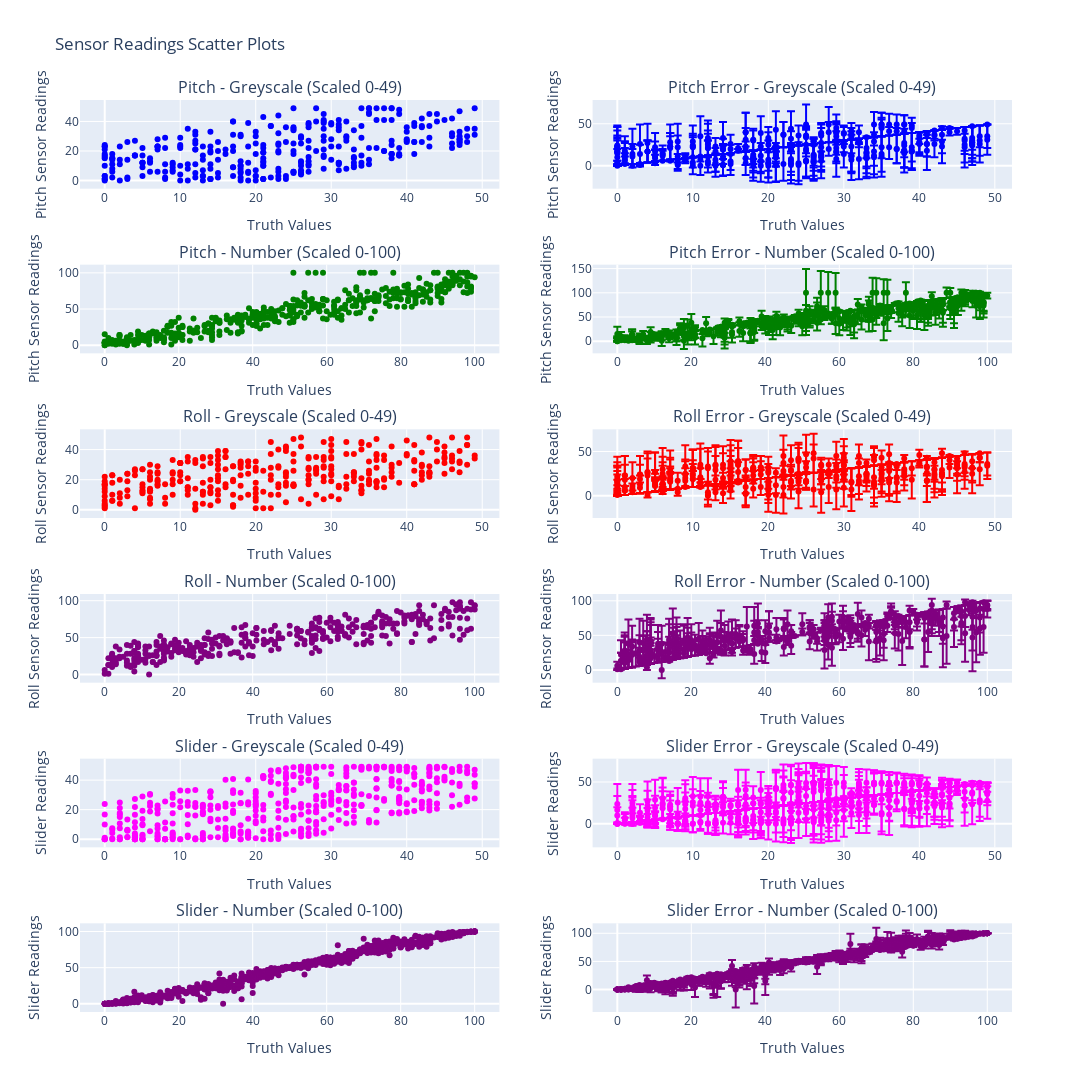

Here is the notebook cell this chart was saved with:
### Code cell
calibration_threshold = 2
g_pitch_greyscale_df = df[(df["experiment_type"] == "gesture_pitch_greyscale") & (df["calibration"] >= calibration_threshold)]
g_pitch_number_df = df[(df["experiment_type"] == "gesture_pitch_number") & (df["calibration"] >= calibration_threshold)]
g_roll_greyscale_df = df[(df["experiment_type"] == "gesture_roll_greyscale") & (df["calibration"] >= calibration_threshold)]
g_roll_number_df = df[(df["experiment_type"] == "gesture_roll_number") & (df["calibration"] >= calibration_threshold)]
g_slider_greyscale_df = df[(df["experiment_type"] == "slider_greyscale")]
g_slider_number_df = df[(df["experiment_type"] == "slider_number")]

fig = sp.make_subplots(rows=6, cols=2, subplot_titles=(
    'Pitch - Greyscale (Scaled 0-49)',
    'Pitch Error - Greyscale (Scaled 0-49)',
    'Pitch - Number (Scaled 0-100)',
    'Pitch Error - Number (Scaled 0-100)',
    'Roll - Greyscale (Scaled 0-49)',
    'Roll Error - Greyscale (Scaled 0-49)',
    'Roll - Number (Scaled 0-100)',
    'Roll Error - Number (Scaled 0-100)',
    'Slider - Greyscale (Scaled 0-49)',
    'Slider Error - Greyscale (Scaled 0-49)',
    'Slider - Number (Scaled 0-100)',
    'Slider Error - Number (Scaled 0-100)'
))

fig.add_trace(px.scatter(g_pitch_greyscale_df, x="truth", y="pitch_truth", color_discrete_sequence=['blue']).data[0], row=1, col=1)
fig.add_trace(px.scatter(g_pitch_greyscale_df, x="truth", y="pitch_truth", error_y="pitch_truth_diff", color_discrete_sequence=['blue']).data[0], row=1, col=2)
fig.add_trace(px.scatter(g_pitch_number_df, x="truth", y="pitch_truth", color_discrete_sequence=['green']).data[0], row=2, col=1)
fig.add_trace(px.scatter(g_pitch_number_df, x="truth", y="pitch_truth", error_y="pitch_truth_diff", color_discrete_sequence=['green']).data[0], row=2, col=2)
fig.add_trace(px.scatter(g_roll_greyscale_df, x="truth", y="roll_truth", color_discrete_sequence=['red']).data[0], row=3, col=1)
fig.add_trace(px.scatter(g_roll_greyscale_df, x="truth", y="roll_truth", error_y="roll_truth_diff", color_discrete_sequence=['red']).data[0], row=3, col=2)
fig.add_trace(px.scatter(g_roll_number_df, x="truth", y="roll_truth", color_discrete_sequence=['purple']).data[0], row=4, col=1)
fig.add_trace(px.scatter(g_roll_number_df, x="truth", y="roll_truth", error_y="roll_truth_diff", color_discrete_sequence=['purple']).data[0], row=4, col=2)
fig.add_trace(px.scatter(g_slider_greyscale_df, x="truth", y="value", color_discrete_sequence=['magenta']).data[0], row=5, col=1)
fig.add_trace(px.scatter(g_slider_greyscale_df, x="truth", y="value", error_y="slider_diff", color_discrete_sequence=['magenta']).data[0], row=5, col=2)
fig.add_trace(px.scatter(g_slider_number_df, x="truth", y="value", color_discrete_sequence=['purple']).data[0], row=6, col=1)
fig.add_trace(px.scatter(g_slider_number_df, x="truth", y="value", error_y="slider_diff", color_discrete_sequence=['purple']).data[0], row=6, col=2)

fig.update_layout(height=2000, width=1600, title_text="Sensor Readings Scatter Plots")
fig.update_xaxes(title_text="Truth Values")
fig.update_yaxes(title_text="Sensor Readings")

fig['layout']['yaxis1'].update(title='Pitch Sensor Readings')
fig['layout']['yaxis2'].update(title='Pitch Sensor Readings')
fig['layout']['yaxis3'].update(title='Pitch Sensor Readings')
fig['layout']['yaxis4'].update(title='Pitch Sensor Readings')
fig['layout']['yaxis5'].update(title='Roll Sensor Readings')
fig['layout']['yaxis6'].update(title='Roll Sensor Readings')
fig['layout']['yaxis7'].update(title='Roll Sensor Readings')
fig['layout']['yaxis8'].update(title='Roll Sensor Readings')
fig['layout']['yaxis9'].update(title='Slider Readings')
fig['layout']['yaxis10'].update(title='Slider Readings')
fig['layout']['yaxis11'].update(title='Slider Readings')
fig['layout']['yaxis12'].update(title='Slider Readings')

fig.show()

### Figure 1 — Plotly figure (JSON) as saved in the notebook; plotly's stock layout.template omitted (floating-point values rounded to 4 significant figures; data arrays with more than 128 entries replaced by an {"elided": "..."} marker saying what was removed)
{"data": [{"hovertemplate": "truth=%{x}<br>pitch_truth=%{y}<extra></extra>", "legendgroup": "", "marker": {"color": "blue", "symbol": "circle"}, "mode": "markers", "name": "", "orientation": "v", "showlegend": false, "type": "scatter", "x": {"elided": "313 int values"}, "xaxis": "x", "y": {"elided": "313 int values"}, "yaxis": "y"}, {"error_y": {"array": {"elided": "313 int values"}}, "hovertemplate": "truth=%{x}<br>pitch_truth=%{y}<extra></extra>", "legendgroup": "", "marker": {"color": "blue", "symbol": "circle"}, "mode": "markers", "name": "", "orientation": "v", "showlegend": false, "type": "scatter", "x": {"elided": "313 int values"}, "xaxis": "x2", "y": {"elided": "313 int values"}, "yaxis": "y2"}, {"hovertemplate": "truth=%{x}<br>pitch_truth=%{y}<extra></extra>", "legendgroup": "", "marker": {"color": "green", "symbol": "circle"}, "mode": "markers", "name": "", "orientation": "v", "showlegend": false, "type": "scatter", "x": {"elided": "429 int values"}, "xaxis": "x3", "y": {"elided": "429 int values"}, "yaxis": "y3"}, {"error_y": {"array": {"elided": "429 int values"}}, "hovertemplate": "truth=%{x}<br>pitch_truth=%{y}<extra></extra>", "legendgroup": "", "marker": {"color": "green", "symbol": "circle"}, "mode": "markers", "name": "", "orientation": "v", "showlegend": false, "type": "scatter", "x": {"elided": "429 int values"}, "xaxis": "x4", "y": {"elided": "429 int values"}, "yaxis": "y4"}, {"hovertemplate": "truth=%{x}<br>roll_truth=%{y}<extra></extra>", "legendgroup": "", "marker": {"color": "red", "symbol": "circle"}, "mode": "markers", "name": "", "orientation": "v", "showlegend": false, "type": "scatter", "x": {"elided": "318 int values"}, "xaxis": "x5", "y": {"elided": "318 int values"}, "yaxis": "y5"}, {"error_y": {"array": {"elided": "318 int values"}}, "hovertemplate": "truth=%{x}<br>roll_truth=%{y}<extra></extra>", "legendgroup": "", "marker": {"color": "red", "symbol": "circle"}, "mode": "markers", "name": "", "orientation": "v", "showlegend": false, "type": "scatter", "x": {"elided": "318 int values"}, "xaxis": "x6", "y": {"elided": "318 int values"}, "yaxis": "y6"}, {"hovertemplate": "truth=%{x}<br>roll_truth=%{y}<extra></extra>", "legendgroup": "", "marker": {"color": "purple", "symbol": "circle"}, "mode": "markers", "name": "", "orientation": "v", "showlegend": false, "type": "scatter", "x": {"elided": "365 int values"}, "xaxis": "x7", "y": {"elided": "365 int values"}, "yaxis": "y7"}, {"error_y": {"array": {"elided": "365 int values"}}, "hovertemplate": "truth=%{x}<br>roll_truth=%{y}<extra></extra>", "legendgroup": "", "marker": {"color": "purple", "symbol": "circle"}, "mode": "markers", "name": "", "orientation": "v", "showlegend": false, "type": "scatter", "x": {"elided": "365 int values"}, "xaxis": "x8", "y": {"elided": "365 int values"}, "yaxis": "y8"}, {"hovertemplate": "truth=%{x}<br>value=%{y}<extra></extra>", "legendgroup": "", "marker": {"color": "magenta", "symbol": "circle"}, "mode": "markers", "name": "", "orientation": "v", "showlegend": false, "type": "scatter", "x": {"elided": "463 int values"}, "xaxis": "x9", "y": {"elided": "463 float values"}, "yaxis": "y9"}, {"error_y": {"array": {"elided": "463 float values"}}, "hovertemplate": "truth=%{x}<br>value=%{y}<extra></extra>", "legendgroup": "", "marker": {"color": "magenta", "symbol": "circle"}, "mode": "markers", "name": "", "orientation": "v", "showlegend": false, "type": "scatter", "x": {"elided": "463 int values"}, "xaxis": "x10", "y": {"elided": "463 float values"}, "yaxis": "y10"}, {"hovertemplate": "truth=%{x}<br>value=%{y}<extra></extra>", "legendgroup": "", "marker": {"color": "purple", "symbol": "circle"}, "mode": "markers", "name": "", "orientation": "v", "showlegend": false, "type": "scatter", "x": {"elided": "658 int values"}, "xaxis": "x11", "y": {"elided": "658 float values"}, "yaxis": "y11"}, {"error_y": {"array": {"elided": "658 float values"}}, "hovertemplate": "truth=%{x}<br>value=%{y}<extra></extra>", "legendgroup": "", "marker": {"color": "purple", "symbol": "circle"}, "mode": "markers", "name": "", "orientation": "v", "showlegend": false, "type": "scatter", "x": {"elided": "658 int values"}, "xaxis": "x12", "y": {"elided": "658 float values"}, "yaxis": "y12"}], "layout": {"annotations": [{"font": {"size": 16}, "showarrow": false, "text": "Pitch - Greyscale (Scaled 0-49)", "x": 0.225, "xanchor": "center", "xref": "paper", "y": 1.0, "yanchor": "bottom", "yref": "paper"}, {"font": {"size": 16}, "showarrow": false, "text": "Pitch Error - Greyscale (Scaled 0-49)", "x": 0.775, "xanchor": "center", "xref": "paper", "y": 1.0, "yanchor": "bottom", "yref": "paper"}, {"font": {"size": 16}, "showarrow": false, "text": "Pitch - Number (Scaled 0-100)", "x": 0.225, "xanchor": "center", "xref": "paper", "y": 0.8194, "yanchor": "bottom", "yref": "paper"}, {"font": {"size": 16}, "showarrow": false, "text": "Pitch Error - Number (Scaled 0-100)", "x": 0.775, "xanchor": "center", "xref": "paper", "y": 0.8194, "yanchor": "bottom", "yref": "paper"}, {"font": {"size": 16}, "showarrow": false, "text": "Roll - Greyscale (Scaled 0-49)", "x": 0.225, "xanchor": "center", "xref": "paper", "y": 0.6389, "yanchor": "bottom", "yref": "paper"}, {"font": {"size": 16}, "showarrow": false, "text": "Roll Error - Greyscale (Scaled 0-49)", "x": 0.775, "xanchor": "center", "xref": "paper", "y": 0.6389, "yanchor": "bottom", "yref": "paper"}, {"font": {"size": 16}, "showarrow": false, "text": "Roll - Number (Scaled 0-100)", "x": 0.225, "xanchor": "center", "xref": "paper", "y": 0.4583, "yanchor": "bottom", "yref": "paper"}, {"font": {"size": 16}, "showarrow": false, "text": "Roll Error - Number (Scaled 0-100)", "x": 0.775, "xanchor": "center", "xref": "paper", "y": 0.4583, "yanchor": "bottom", "yref": "paper"}, {"font": {"size": 16}, "showarrow": false, "text": "Slider - Greyscale (Scaled 0-49)", "x": 0.225, "xanchor": "center", "xref": "paper", "y": 0.2778, "yanchor": "bottom", "yref": "paper"}, {"font": {"size": 16}, "showarrow": false, "text": "Slider Error - Greyscale (Scaled 0-49)", "x": 0.775, "xanchor": "center", "xref": "paper", "y": 0.2778, "yanchor": "bottom", "yref": "paper"}, {"font": {"size": 16}, "showarrow": false, "text": "Slider - Number (Scaled 0-100)", "x": 0.225, "xanchor": "center", "xref": "paper", "y": 0.09722, "yanchor": "bottom", "yref": "paper"}, {"font": {"size": 16}, "showarrow": false, "text": "Slider Error - Number (Scaled 0-100)", "x": 0.775, "xanchor": "center", "xref": "paper", "y": 0.09722, "yanchor": "bottom", "yref": "paper"}], "height": 2000, "title": {"text": "Sensor Readings Scatter Plots"}, "width": 1600, "xaxis": {"anchor": "y", "domain": [0, 0.45], "title": {"text": "Truth Values"}}, "xaxis10": {"anchor": "y10", "domain": [0.55, 1], "title": {"text": "Truth Values"}}, "xaxis11": {"anchor": "y11", "domain": [0, 0.45], "title": {"text": "Truth Values"}}, "xaxis12": {"anchor": "y12", "domain": [0.55, 1], "title": {"text": "Truth Values"}}, "xaxis2": {"anchor": "y2", "domain": [0.55, 1], "title": {"text": "Truth Values"}}, "xaxis3": {"anchor": "y3", "domain": [0, 0.45], "title": {"text": "Truth Values"}}, "xaxis4": {"anchor": "y4", "domain": [0.55, 1], "title": {"text": "Truth Values"}}, "xaxis5": {"anchor": "y5", "domain": [0, 0.45], "title": {"text": "Truth Values"}}, "xaxis6": {"anchor": "y6", "domain": [0.55, 1], "title": {"text": "Truth Values"}}, "xaxis7": {"anchor": "y7", "domain": [0, 0.45], "title": {"text": "Truth Values"}}, "xaxis8": {"anchor": "y8", "domain": [0.55, 1], "title": {"text": "Truth Values"}}, "xaxis9": {"anchor": "y9", "domain": [0, 0.45], "title": {"text": "Truth Values"}}, "yaxis": {"anchor": "x", "domain": [0.9028, 1.0], "title": {"text": "Pitch Sensor Readings"}}, "yaxis10": {"anchor": "x10", "domain": [0.1806, 0.2778], "title": {"text": "Slider Readings"}}, "yaxis11": {"anchor": "x11", "domain": [0, 0.09722], "title": {"text": "Slider Readings"}}, "yaxis12": {"anchor": "x12", "domain": [0, 0.09722], "title": {"text": "Slider Readings"}}, "yaxis2": {"anchor": "x2", "domain": [0.9028, 1.0], "title": {"text": "Pitch Sensor Readings"}}, "yaxis3": {"anchor": "x3", "domain": [0.7222, 0.8194], "title": {"text": "Pitch Sensor Readings"}}, "yaxis4": {"anchor": "x4", "domain": [0.7222, 0.8194], "title": {"text": "Pitch Sensor Readings"}}, "yaxis5": {"anchor": "x5", "domain": [0.5417, 0.6389], "title": {"text": "Roll Sensor Readings"}}, "yaxis6": {"anchor": "x6", "domain": [0.5417, 0.6389], "title": {"text": "Roll Sensor Readings"}}, "yaxis7": {"anchor": "x7", "domain": [0.3611, 0.4583], "title": {"text": "Roll Sensor Readings"}}, "yaxis8": {"anchor": "x8", "domain": [0.3611, 0.4583], "title": {"text": "Roll Sensor Readings"}}, "yaxis9": {"anchor": "x9", "domain": [0.1806, 0.2778], "title": {"text": "Slider Readings"}}}}
